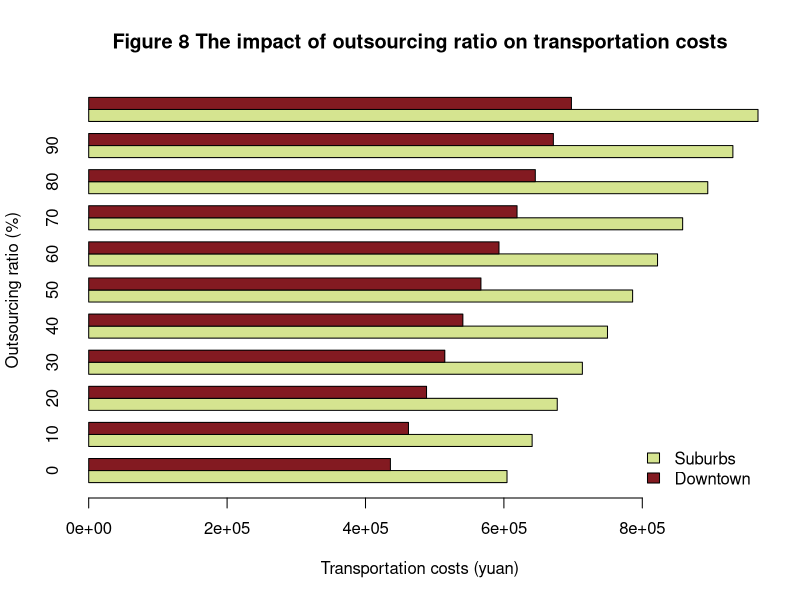

Reproduce this figure in R.
# Plot the impact of different outsourcing ratios on transportation costs (comparison between suburbs and downtown)
par(mfrow = c(1,1))
draw_data <- as.matrix(data.frame(CP_A=c(604507.0975,436006.7708),
                                  CP_B=c(640806.9921,462106.6657),
                                  CP_C=c(677106.8742,488206.5482),
                                  CP_D=c(713406.7405,514606.4135),
                                  CP_E=c(749706.5862,540706.2596),
                                  CP_F=c(786006.4036,566806.0776),
                                  CP_G=c(822006.1821,592905.8551),
                                  CP_H=c(858305.8944,619005.5683),
                                  CP_I=c(894605.4889,645405.1591),
                                  CP_J=c(930904.7958,671504.4659),
                                  CP_K=c(967200,697600)))
colnames(draw_data) <- c("0","10","20","30","40","50","60","70","80","90","100")  

# categories <- ("Suburbs","Urban") 
colors <- c("#D5E490","#831A21")

a <- barplot(draw_data, main="Figure 8 The impact of outsourcing ratio on transportation costs", 
             xlab="Transportation costs (yuan)", ylab="Outsourcing ratio (%)", 
             col=colors, horiz=TRUE, beside=TRUE)

par(bg="#F2EBE5")

legend("bottomright",
       legend=c("Suburbs","Downtown"),
       fill=c("#D5E490","#831A21"),
       bty="n",
       cex=1)
